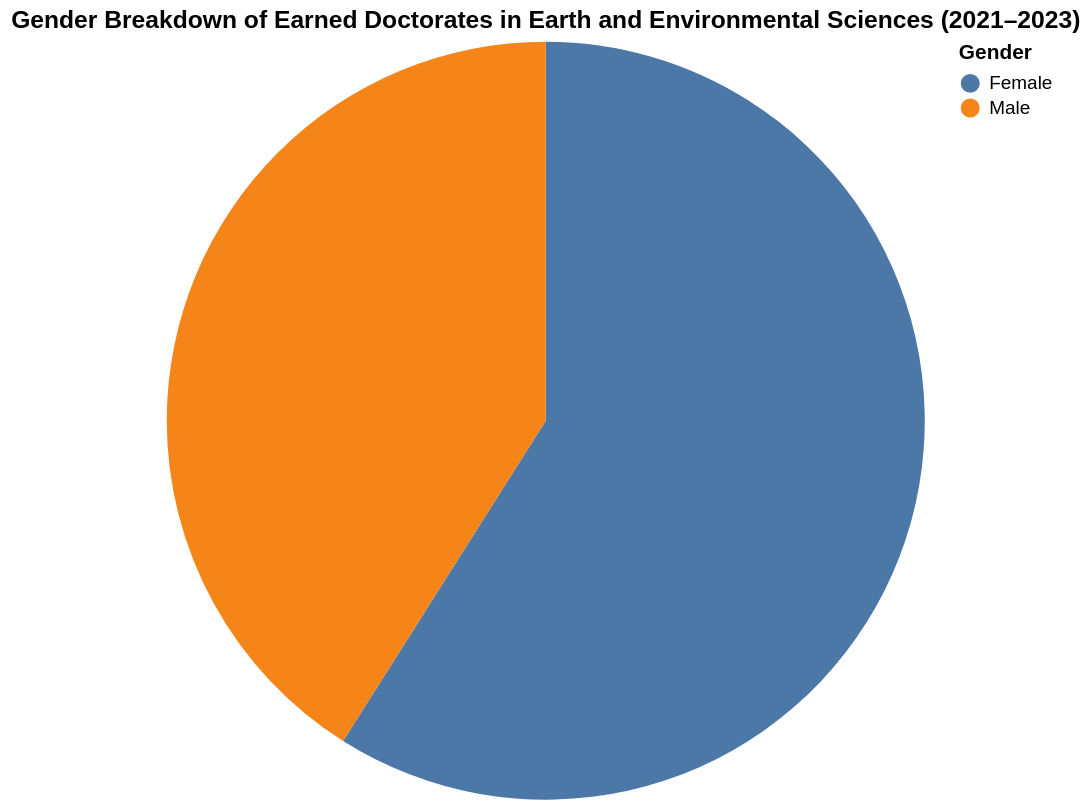

Notebook code cell kept with this figure:
### Markdown cell above
</div>

<div class="text-box">
    
## Earned Doctorates in Earth and Environmental Sciences by Sex

### Code cell
#| code-fold: true


gender_df = df[df["Major"].isin(majors)]


gender_agg = (
    gender_df.groupby("Sex")["Awards/Degrees Conferred"]
    .sum()
    .reset_index()
)


pie_chart = alt.Chart(gender_agg).mark_arc().encode(
    theta=alt.Theta(field="Awards/Degrees Conferred", type="quantitative"),
    color=alt.Color(field="Sex", type="nominal", legend=alt.Legend(title="Gender")),
    tooltip=["Sex", "Awards/Degrees Conferred"]
).properties(
    title="Gender Breakdown of Earned Doctorates in Earth and Environmental Sciences (2021–2023)",
    width=400,
    height=400
)

pie_chart

### Figure 1 — Vega-Lite specification as saved in the notebook (floating-point values rounded to 4 significant figures)
{"config": {"view": {"continuousWidth": 300, "continuousHeight": 300}}, "data": {"name": "data-4c1c5086d02ca78e38df5eac255fecc1"}, "mark": {"type": "arc"}, "encoding": {"color": {"field": "Sex", "legend": {"title": "Gender"}, "type": "nominal"}, "theta": {"field": "Awards/Degrees Conferred", "type": "quantitative"}, "tooltip": [{"field": "Sex", "type": "nominal"}, {"field": "Awards/Degrees Conferred", "type": "quantitative"}]}, "height": 400, "title": "Gender Breakdown of Earned Doctorates in Earth and Environmental Sciences (2021–2023)", "width": 400, "$schema": "https://vega.github.io/schema/vega-lite/v5.14.1.json", "datasets": {"data-4c1c5086d02ca78e38df5eac255fecc1": [{"Sex": "Female", "Awards/Degrees Conferred": 555}, {"Sex": "Male", "Awards/Degrees Conferred": 386}]}}
